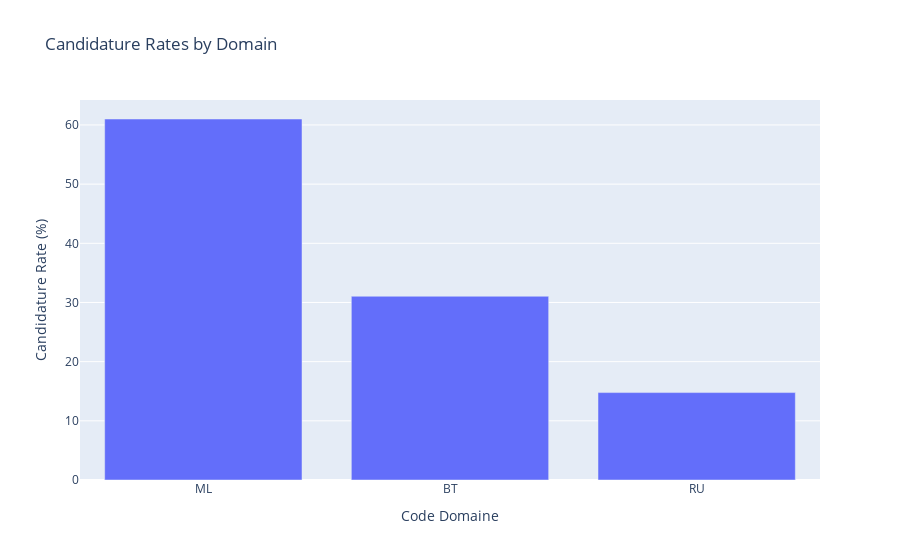

Source (notebook cell):
### Code cell
# Calculer le taux de candidatures par code domaine
domain_candidature_rates = {}

# Obtenir les codes domaines uniques
unique_domains = df['Code Domaine'].unique()

for domain in unique_domains:
    domain_data = df[df['Code Domaine'] == domain]
    # Calculer le nombre de consultations (CST) et de candidatures (CDT) pour le domaine
    num_consultations = domain_data[domain_data['Code Événement'] == 'CST'].shape[0]
    num_candidatures = domain_data[domain_data['Code Événement'] == 'CDT'].shape[0]
    # Calculer le taux de candidatures en fonction du nombre de consultations pour le domaine
    if num_consultations > 0:
        candidature_rate = (num_candidatures / num_consultations) * 100
    else:
        candidature_rate = 0
        
    domain_candidature_rates[domain] = candidature_rate

# Afficher les taux de candidatures par code domaine
for domain, rate in domain_candidature_rates.items():
    print(f"Taux de candidatures en fonction du nombre de consultations pour le domaine {domain}: {rate:.2f}%")

# Visualize the candidature rates by domain
fig = px.bar(x=domain_candidature_rates.keys(), 
                y=domain_candidature_rates.values(), 
                labels={'x': 'Code Domaine', 'y': 'Candidature Rate (%)'}, 
                title='Candidature Rates by Domain')
fig.update_layout(yaxis_title='Candidature Rate (%)', xaxis_title='Code Domaine')
fig.show()

### Figure 1 — Plotly figure (JSON) as saved in the notebook; plotly's stock layout.template omitted (floating-point values rounded to 4 significant figures)
{"data": [{"alignmentgroup": "True", "hovertemplate": "Code Domaine=%{x}<br>Candidature Rate (%)=%{y}<extra></extra>", "legendgroup": "", "marker": {"color": "#636efa", "pattern": {"shape": ""}}, "name": "", "offsetgroup": "", "orientation": "v", "showlegend": false, "textposition": "auto", "type": "bar", "x": ["ML", "BT", "RU"], "xaxis": "x", "y": [61.01, 31.05, 14.77], "yaxis": "y"}], "layout": {"barmode": "relative", "legend": {"tracegroupgap": 0}, "title": {"text": "Candidature Rates by Domain"}, "xaxis": {"anchor": "y", "domain": [0, 1], "title": {"text": "Code Domaine"}}, "yaxis": {"anchor": "x", "domain": [0, 1], "title": {"text": "Candidature Rate (%)"}}}}
